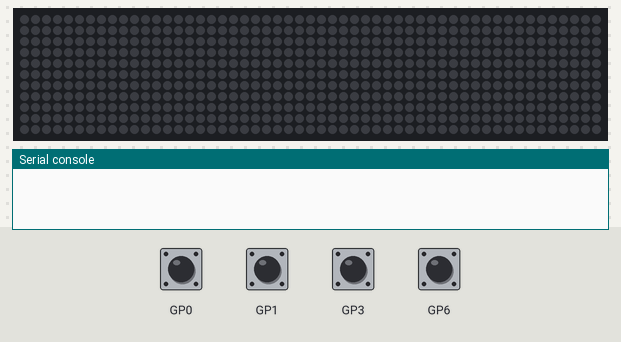
Bench run of a program on a simulated Raspberry Pi Pico running MicroPython. On the bench: 53×11 RGB LED matrix, the last lines printed to the serial console. The inputs (shaded band) are chosen by the test bench. Dim RGB values are drawn brighter than linear.

Above: at 1.2 s.
1.3 s: button A pressed for 0.15 s
At 1.42 s:
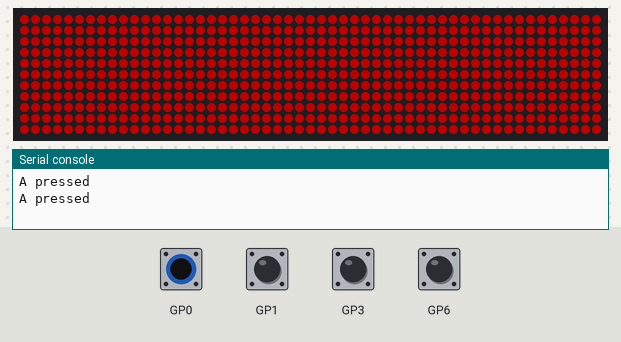
3.0 s: button B pressed for 0.15 s
At 3.1 s:
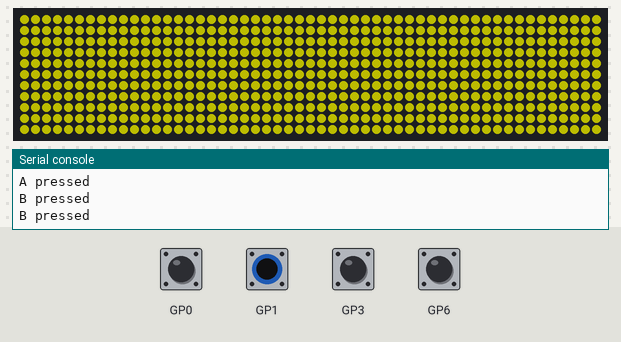
4.6 s: button C pressed for 0.15 s
At 4.7 s:
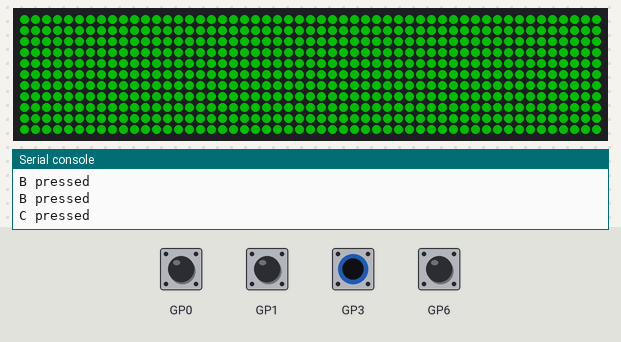
6.2 s: button D pressed for 0.15 s
At 6.3 s:
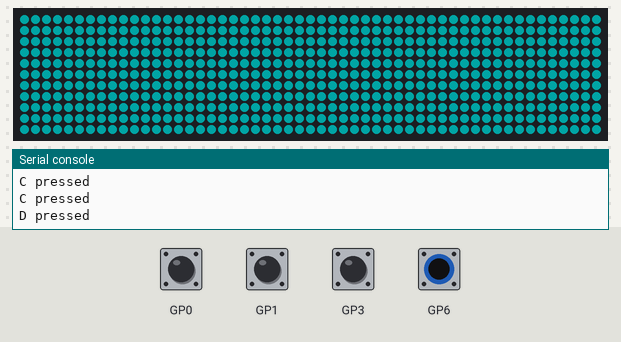
Timing chart, 0 to 8.8 s (numbered marks = the images above; inputs shaded):
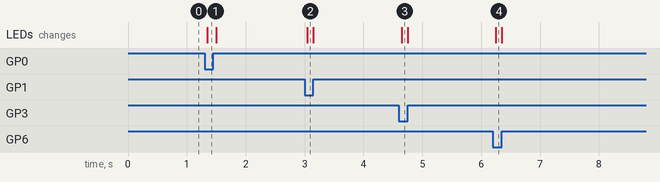

Measured:
- after the input at 1.3 s, the LEDs: change at once (image 1)
- after the input at 3.0 s, the LEDs: change after 0.05 s (image 2)
- after the input at 4.6 s, the LEDs: change after 0.05 s (image 3)
- after the input at 6.2 s, the LEDs: change after 0.05 s (image 4)

The program:

display-test.py
```python
from galactic import GalacticUnicorn
from picographics import PicoGraphics, DISPLAY_GALACTIC_UNICORN
import time

graphics = PicoGraphics(display=DISPLAY_GALACTIC_UNICORN)
gu = GalacticUnicorn()
gu.set_brightness(0.3)

red = graphics.create_pen(255, 0, 0)
yellow = graphics.create_pen(255, 255, 0)
green = graphics.create_pen(0, 255, 0)
teal = graphics.create_pen(0, 128, 128)
black = graphics.create_pen(0, 0, 0)

while True:
    graphics.set_pen(black)
    graphics.clear()

    if gu.is_pressed(GalacticUnicorn.SWITCH_A):
        graphics.set_pen(red)
        graphics.clear()
        print("A pressed")
    elif gu.is_pressed(GalacticUnicorn.SWITCH_B):
        graphics.set_pen(yellow)
        graphics.clear()
        print("B pressed")
    elif gu.is_pressed(GalacticUnicorn.SWITCH_C):
        graphics.set_pen(green)
        graphics.clear()
        print("C pressed")
    elif gu.is_pressed(GalacticUnicorn.SWITCH_D):
        graphics.set_pen(teal)
        graphics.clear()
        print("D pressed")

    gu.update(graphics)
    time.sleep(0.05)
```
